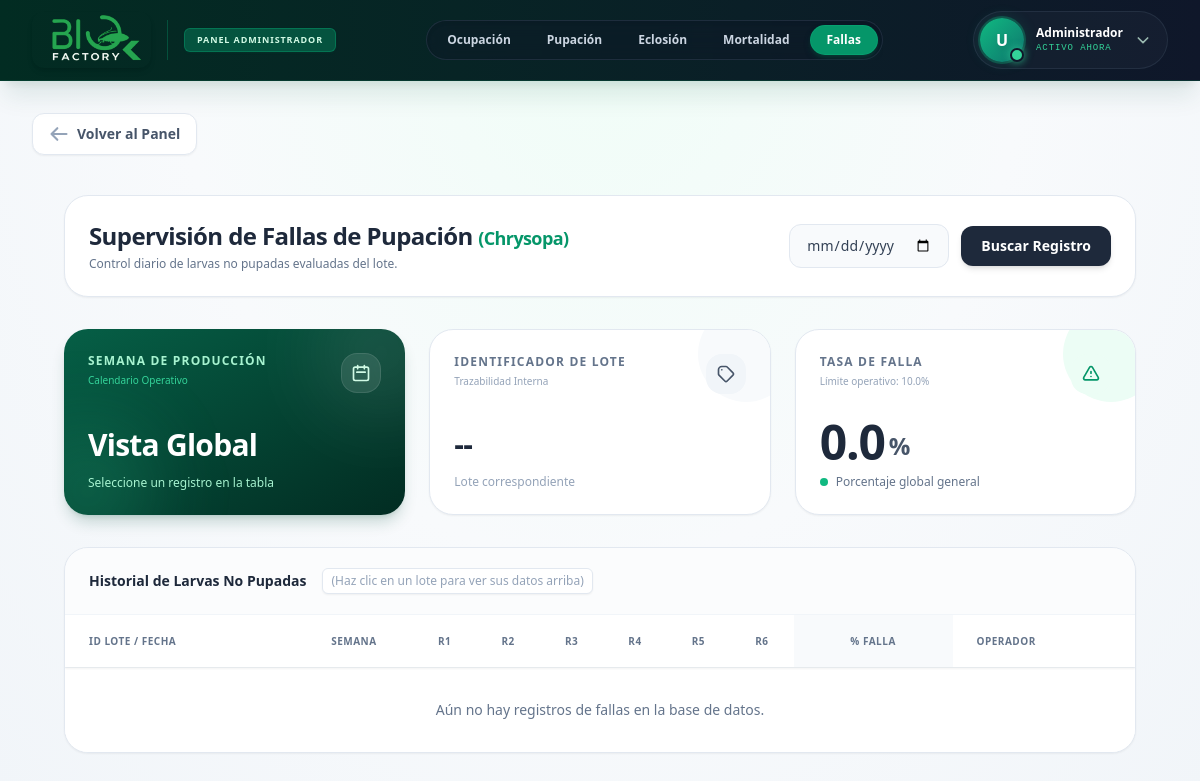
Page /admin/fallas on the earlier database version.
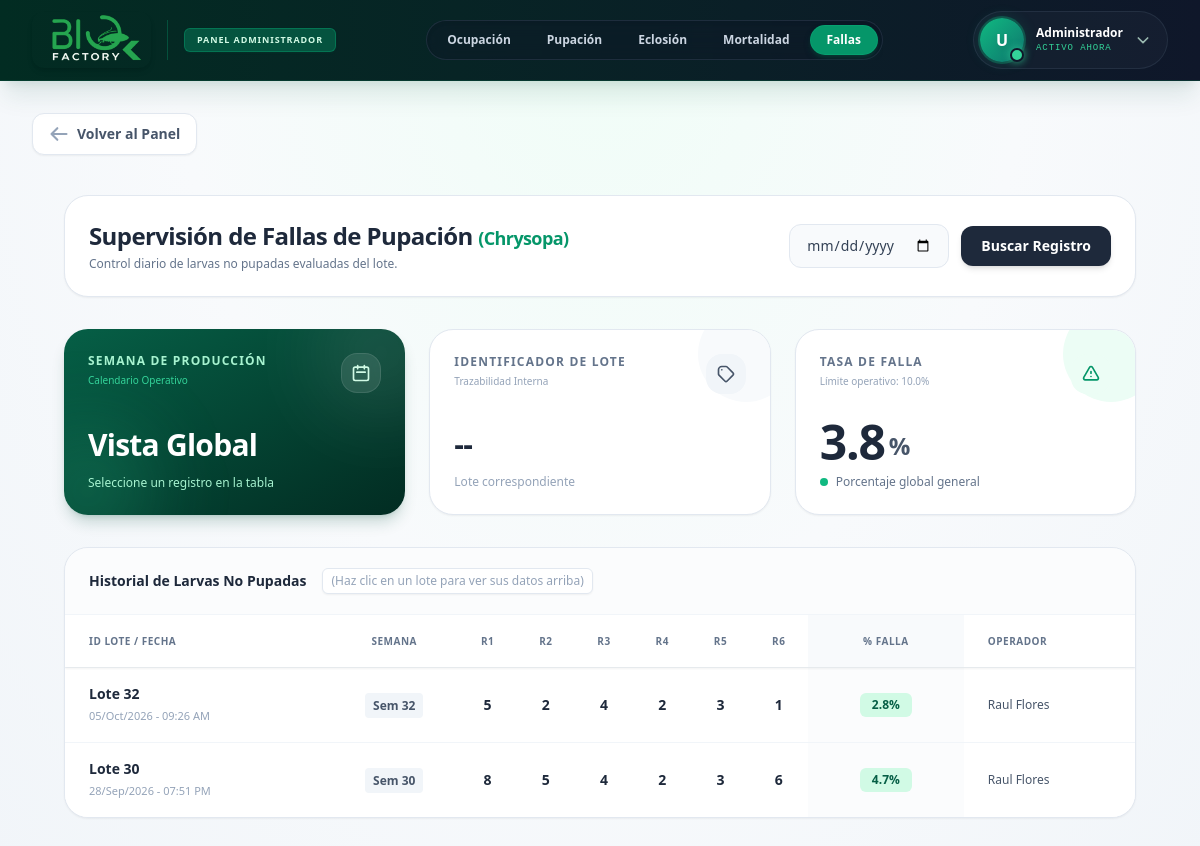
Same page on the later database version.
### tables this page shows
CREATE TABLE PROD_DETALLE_CHRYSOPA (
    id_detallechr INTEGER PRIMARY KEY AUTOINCREMENT,
    id_lote INTEGER,
    semana INTEGER,
    id_operador INTEGER,
    fecha_registro DATETIME
);

CREATE TABLE USUARIOS (
    id_usuario INTEGER PRIMARY KEY AUTOINCREMENT,
    id_area INTEGER,
    nombre_usuario VARCHAR(150) NOT NULL,
    puesto VARCHAR(100),
    nip_firma VARCHAR(50)
, estatus TEXT DEFAULT 'Activo');

### routes/admin.py (the view)
@admin_bp.route('/fallas')
def fallas():
    try:
        conn = get_db_connection()
        cursor = conn.cursor()
        cursor.execute("""
            SELECT P.id_detallechr, P.id_lote, P.semana, P.fecha_registro, U.nombre_usuario
            FROM PROD_DETALLE_CHRYSOPA P
            JOIN USUARIOS U ON P.id_operador = U.id_usuario
            WHERE P.id_detallechr IN (SELECT DISTINCT id_detallechr FROM FALLA_PUPACION)
            ORDER BY P.id_detallechr DESC
        """)
        lotes = cursor.fetchall()
        historial = []
        suma_promedios = 0
        for lote in lotes:
            cursor.execute("SELECT numero_rejilla, larvas_no_pupadas FROM FALLA_PUPACION WHERE id_detallechr = ?", (lote['id_detallechr'],))
            rejillas = {fila['numero_rejilla']: fila['larvas_no_pupadas'] for fila in cursor.fetchall()}
            r1 = rejillas.get(1, 0); r2 = rejillas.get(2, 0); r3 = rejillas.get(3, 0)
            r4 = rejillas.get(4, 0); r5 = rejillas.get(5, 0); r6 = rejillas.get(6, 0)
            promedio = round((r1 + r2 + r3 + r4 + r5 + r6) / 6, 1)
            suma_promedios += promedio
            try:
                fecha_obj = datetime.strptime(lote['fecha_registro'], '%Y-%m-%d %H:%M:%S')
                fecha_str = fecha_obj.strftime('%d/%b/%Y - %I:%M %p')
                fecha_iso = fecha_obj.strftime('%Y-%m-%d')
            except:
                fecha_str = fecha_iso = lote['fecha_registro']
            estatus = "Tolerable" if promedio <= 10.0 else "Requiere Revisión"
            historial.append({
                'lote': lote['id_lote'], 'semana': lote['semana'],
                'fecha_str': fecha_str, 'fecha_iso': fecha_iso, 'operador': lote['nombre_usuario'],
                'r1': r1, 'r2': r2, 'r3': r3, 'r4': r4, 'r5': r5, 'r6': r6,
                'promedio': promedio, 'estatus': estatus
            })
        promedio_global = round(suma_promedios / len(historial), 1) if historial else 0.0
        conn.close()
    except Exception as e:
        print("Error en admin fallas:", e)
        historial = []; promedio_global = 0.0
    return render_template('admin/chrysopa/fallas.html', historial=historial, promedio_global=promedio_global)

### routes/admin.py (called while the page is built)
def get_db_connection():
    conn = sqlite3.connect('Bd_SIO-AGRO.db', isolation_level=None)
    conn.row_factory = sqlite3.Row
    return conn

### templates/admin/chrysopa/fallas.html (shortened to what the changed rows need)
{% extends "admin/base_admin.html" %}
{% block content %}
    <main class="flex-1 overflow-y-auto p-8">
        <div class="max-w-7xl mx-auto space-y-8">
            <div class="flex flex-col md:flex-row justify-between items-start md:items-center bg-white p-6 rounded-3xl shadow-sm border border-slate-200 gap-4">
                <div>
                    <h1 class="text-2xl font-black text-slate-800 tracking-tight">Supervisión de Fallas de Pupación <span class="text-emerald-600 font-bold text-lg">(Chrysopa)</span></h1>
                </div>
            </div>
            <div class="grid grid-cols-1 md:grid-cols-3 gap-6">
                <div class="bg-white p-6 rounded-3xl shadow-sm border border-slate-200 relative overflow-hidden flex flex-col justify-between group">
                    <div class="relative z-10 mt-6 flex items-end gap-1">
                        <p id="valFalla" class="text-5xl font-black text-slate-800 tracking-tight transition-colors duration-500" data-global="{{ promedio_global }}">{{ promedio_global }}</p>
                        <span id="symbolFalla" class="text-2xl font-bold text-slate-600 mb-1 transition-colors duration-500">%</span>
                    </div>
                </div>
            </div>
            <div class="bg-white rounded-3xl shadow-sm border border-slate-200 overflow-hidden">
                <div class="bg-slate-50/50 px-6 py-5 border-b border-slate-100 flex justify-between items-center">
                    <h2 class="text-sm font-bold text-slate-800 flex items-center gap-2">
                        Historial de Larvas No Pupadas
                        <span class="text-xs font-normal text-slate-400 ml-2 bg-white px-2 py-1 rounded-md border border-slate-200 shadow-sm">(Haz clic en un lote para ver sus datos arriba)</span>
                    </h2>
                </div>
                <div class="overflow-x-auto table-container" id="scrollTable">
                    <table class="min-w-full divide-y divide-slate-100 text-sm relative">
                        <thead class="bg-white text-slate-500 sticky top-0 z-10 shadow-sm">
                            <tr>
                                <th class="px-6 py-4 text-left font-extrabold uppercase tracking-wider text-[10px]">ID Lote / Fecha</th>
                                <th class="px-3 py-4 text-center font-extrabold uppercase tracking-wider text-[10px]">Semana</th>
                                <th class="px-3 py-4 text-center font-extrabold uppercase tracking-wider text-[10px]">R1</th>
                                <th class="px-3 py-4 text-center font-extrabold uppercase tracking-wider text-[10px]">R2</th>
                                <th class="px-3 py-4 text-center font-extrabold uppercase tracking-wider text-[10px]">R3</th>
                                <th class="px-3 py-4 text-center font-extrabold uppercase tracking-wider text-[10px]">R4</th>
                                <th class="px-3 py-4 text-center font-extrabold uppercase tracking-wider text-[10px]">R5</th>
                                <th class="px-3 py-4 text-center font-extrabold uppercase tracking-wider text-[10px]">R6</th>
                                <th class="px-6 py-4 text-center font-extrabold uppercase tracking-wider text-[10px] bg-slate-50">% Falla</th>
                                <th class="px-6 py-4 text-left font-extrabold uppercase tracking-wider text-[10px]">Operador</th>
                            </tr>
                        </thead>
                        <tbody class="divide-y divide-slate-100 bg-white" id="lotesTableBody">
                            {% for reg in historial %}
                            <tr class="data-row hover:bg-slate-50 cursor-pointer transition-colors" data-lote="{{ reg.lote }}" data-semana="{{ reg.semana }}" data-fecha="{{ reg.fecha_iso }}" data-porcentaje="{{ reg.promedio }}">
                                <td class="px-6 py-4 whitespace-nowrap">
                                    <div class="font-bold text-slate-800 text-sm">{{ reg.lote }}</div>
                                    <div class="text-[11px] text-slate-400 font-medium mt-0.5">{{ reg.fecha_str }}</div>
                                </td>
                                <td class="px-3 py-4 whitespace-nowrap text-center"><span class="text-xs font-bold text-slate-600 bg-slate-100 px-2 py-1 rounded">Sem {{ reg.semana }}</span></td>
                                <td class="px-3 py-4 text-center text-slate-800 font-bold text-sm">{{ reg.r1 }}</td>
                                <td class="px-3 py-4 text-center text-slate-800 font-bold text-sm">{{ reg.r2 }}</td>
                                <td class="px-3 py-4 text-center text-slate-800 font-bold text-sm">{{ reg.r3 }}</td>
                                <td class="px-3 py-4 text-center text-slate-800 font-bold text-sm">{{ reg.r4 }}</td>
                                <td class="px-3 py-4 text-center text-slate-800 font-bold text-sm">{{ reg.r5 }}</td>
                                <td class="px-3 py-4 text-center text-slate-800 font-bold text-sm">{{ reg.r6 }}</td>
                                <td class="px-6 py-4 whitespace-nowrap text-center bg-slate-50/50">
                                    <span class="inline-flex items-center px-3 py-1 rounded-md text-xs font-black {% if reg.promedio <= 10.0 %}bg-emerald-100 text-emerald-800{% else %}bg-amber-100 text-amber-800{% endif %}">{{ reg.promedio }}%</span>
                                </td>
                                <td class="px-6 py-4 whitespace-nowrap text-slate-600 text-xs font-medium">{{ reg.operador }}</td>
                            </tr>
                            {% else %}
                            <tr>
                                <td colspan="10" class="px-6 py-8 text-center text-slate-500 font-medium">Aún no hay registros de fallas en la base de datos.</td>
                            </tr>
                            {% endfor %}
                        </tbody>
                    </table>
                </div>
            </div>
        </div>
    </main>
{% endblock %}
{% block scripts %}
</body>
</html>
{% endblock %}

Differences in the rows shown:
added PROD_DETALLE_CHRYSOPA: lote "Lote 32", fecha_str "05/Oct/2026 - 09:26 AM", semana "32", r1 "5", r2 "2", r3 "4", r4 "2", r5 "3", r6 "1", promedio "2.8", operador "Raul Flores"
added PROD_DETALLE_CHRYSOPA: lote "Lote 30", fecha_str "28/Sep/2026 - 07:51 PM", semana "30", r1 "8", r2 "5", r3 "4", r4 "2", r5 "3", r6 "6", promedio "4.7", operador "Raul Flores"
Other differences:
{{ promedio_global }}: "0.0" → "3.8"
text no longer shown: "Aún no hay registros de fallas en la base de datos."
